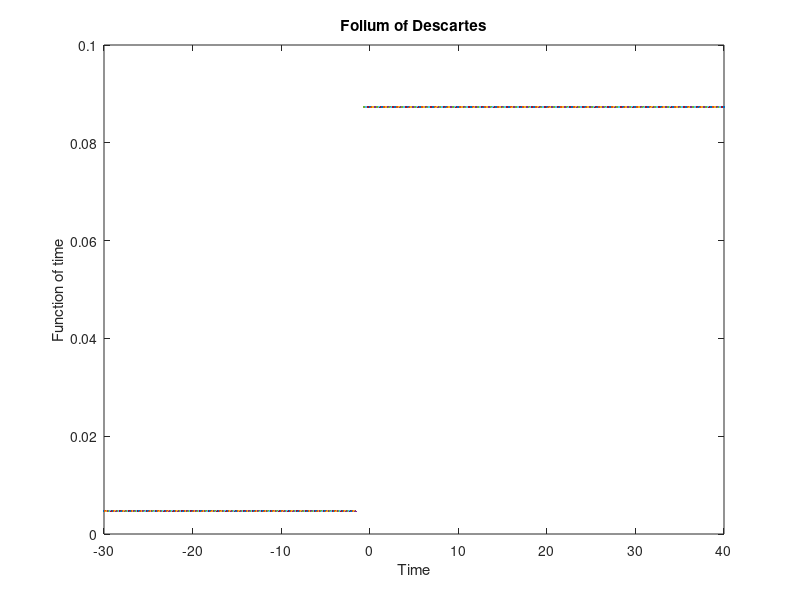

This figure's MATLAB source:
t1 = [linspace(-30, -1.6, 200)];
t2 = [linspace(-0.6, 40, 200)];

x = [3.*t1/(1+ t1.^3)];
y = [(3.*t2.^2)/(1+ t2.^3)];

plot(t1,x,t2,y)
xlabel('Time')
ylabel('Function of time')
title('Folium of Descartes')